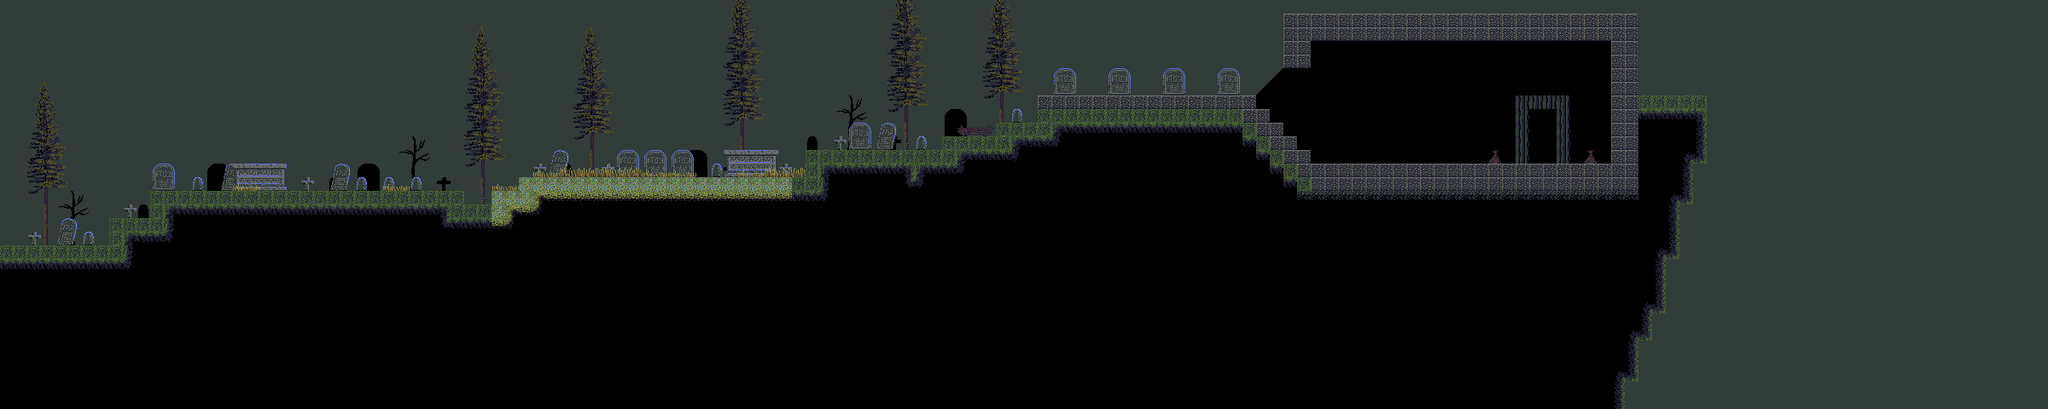

This game map was drawn from its Tiled (.tmx) file and the tilesets committed beside it. A one-line description and the trimmed map source follow:
An orthogonal 150x30 tile map with 16x16 px tiles, 4 tile layers (SilhouetteLayer, BackgroundLayer, GameLayer, ForegroundLayer) and 20 objects (18x enemySpawn, door, spawn).

<map version="1.0" orientation="orthogonal" renderorder="left-up" width="150" height="30" tilewidth="16" tileheight="16" backgroundcolor="#323c39" nextobjectid="54">
 <properties>
  <property name="background" value="Elminas_background.png" />
  <property name="backgroundHeight" value="0" />
  <property name="drainRate" value="6" />
  <property name="exitLeft" value="flowerspring_graveyard_01.tmx" />
  <property name="exitRight" value="null.tmx" />
  <property name="spawnLeft" value="playerSpawnRight" />
  <property name="spawnRight" value="playerSpawnLeft" />
 </properties>
 <tileset firstgid="1" name="Elminas_tileset" tilewidth="16" tileheight="16">
  <image source="../graphics/levels/Elminas_tileset.png" trans="ff00ff" width="512" height="512" />
  <terraintypes>
   <terrain name="grass" tile="-1" />
   <terrain name="theothergrass" tile="-1" />
   <terrain name="foliage" tile="-1" />
   <terrain name="folisilo" tile="-1" />
  </terraintypes>
  <tile id="1" terrain=",,,0" />
  <tile id="2" terrain=",,0," />
  <tile id="4" terrain=",,,1" />
  <tile id="5" terrain=",,1," />
  <tile id="18" terrain=",,,2" />
  <tile id="20" terrain=",,2," />
  <tile id="26" terrain=",,,3" />
  <tile id="28" terrain=",,3," />
  <tile id="32" terrain=",,0,0" />
  <tile id="33" terrain=",0,0,0" />
  <tile id="34" terrain="0,,0,0" />
  <tile id="35" terrain=",,1,1" />
  <tile id="36" terrain=",1,1,1" />
  <tile id="37" terrain="1,,1,1" />
  <tile id="49" terrain=",,2,2" />
  <tile id="50" terrain=",2,2,2" />
  <tile id="51" terrain="2,2,2,2" />
  <tile id="52" terrain="2,,2,2" />
  <tile id="57" terrain=",,3,3" />
  <tile id="58" terrain=",3,3,3" />
  <tile id="59" terrain="3,3,3,3" />
  <tile id="60" terrain="3,,3,3" />
  <tile id="64" terrain="0,0,," />
  <tile id="65" terrain="0,0,,0" />
  <tile id="66" terrain="0,0,0," />
  <tile id="67" terrain="1,1,," />
  <tile id="68" terrain="1,1,,1" />
  <tile id="69" terrain="1,1,1," />
  <tile id="82" terrain="2,2,,2" />
  <tile id="84" terrain="2,2,2," />
  <tile id="90" terrain="3,3,,3" />
  <tile id="92" terrain="3,3,3," />
  <tile id="97" terrain=",0,,0" />
  <tile id="98" terrain="0,,0," />
  <tile id="100" terrain=",1,,1" />
  <tile id="101" terrain="1,,1," />
  <tile id="114" terrain=",2,,2" />
  <tile id="116" terrain="2,,2," />
  <tile id="122" terrain=",3,,3" />
  <tile id="124" terrain="3,,3," />
  <tile id="129" terrain=",0,," />
  <tile id="130" terrain="0,,," />
  <tile id="132" terrain=",1,," />
  <tile id="133" terrain="1,,," />
  <tile id="145" terrain="2,2,," />
  <tile id="146" terrain=",2,," />
  <tile id="148" terrain="2,,," />
  <tile id="153" terrain="3,3,," />
  <tile id="154" terrain=",3,," />
  <tile id="156" terrain="3,,," />
  <tile id="160" terrain="0,0,0,0" />
  <tile id="163" terrain="1,1,1,1" />
 </tileset>
 <layer name="SilhouetteLayer" width="150" height="30">
  <data>[4500 cells, 275 non-empty, 20 distinct tile ids]</data>
 </layer>
 <layer name="BackgroundLayer" width="150" height="30">
  <data>[4500 cells, 285 non-empty, 48 distinct tile ids]</data>
 </layer>
 <layer name="GameLayer" width="150" height="30">
  <data>[4500 cells, 2287 non-empty, 24 distinct tile ids]</data>
 </layer>
 <layer name="ForegroundLayer" width="150" height="30">
  <data>[4500 cells, 23 non-empty, 5 distinct tile ids]</data>
 </layer>
 <objectgroup name="Triggers">
  <object id="53" name="door_01" type="door" x="1786.25" y="125.25" width="40.5" height="68.5">
   <properties>
    <property name="changeLevel" value="flowerspring_catacomb_01.tmx" />
    <property name="spawn" value="playerSpawnLeft" />
   </properties>
  </object>
 </objectgroup>
 <objectgroup name="Actors">
  <object id="30" name="enemySpawn_05" type="enemySpawn" x="1050" y="169.833">
   <properties>
    <property name="amount" value="1" />
    <property name="enemyType" value="eliteskeleton" />
   </properties>
   <ellipse />
  </object>
  <object id="31" name="enemySpawn_06" type="enemySpawn" x="1079.17" y="167.833">
   <properties>
    <property name="amount" value="1" />
    <property name="enemyType" value="eliteskeleton" />
   </properties>
   <ellipse />
  </object>
  <object id="32" name="enemySpawn_07" type="enemySpawn" x="1014.83" y="168.667">
   <properties>
    <property name="amount" value="1" />
    <property name="enemyType" value="eliteskeleton" />
   </properties>
   <ellipse />
  </object>
  <object id="33" name="enemySpawn_08" type="enemySpawn" x="1318" y="55">
   <properties>
    <property name="amount" value="1" />
    <property name="enemyType" value="ghost" />
   </properties>
   <ellipse />
  </object>
  <object id="34" name="enemySpawn_09" type="enemySpawn" x="854.667" y="137.667">
   <properties>
    <property name="amount" value="1" />
    <property name="enemyType" value="ghost" />
   </properties>
   <ellipse />
  </object>
  <object id="35" name="enemySpawn_10" type="enemySpawn" x="1033.67" y="104.667">
   <properties>
    <property name="amount" value="1" />
    <property name="enemyType" value="banshee" />
   </properties>
   <ellipse />
  </object>
  <object id="36" name="enemySpawn_11" type="enemySpawn" x="997" y="88.333">
   <properties>
    <property name="amount" value="1" />
    <property name="enemyType" value="banshee" />
   </properties>
   <ellipse />
  </object>
  <object id="37" name="enemySpawn_12" type="enemySpawn" x="584.666" y="183.5">
   <properties>
    <property name="amount" value="1" />
    <property name="enemyType" value="banshee" />
   </properties>
   <ellipse />
  </object>
  <object id="38" name="enemySpawn_13" type="enemySpawn" x="585.666" y="153.333">
   <properties>
    <property name="amount" value="1" />
    <property name="enemyType" value="banshee" />
   </properties>
   <ellipse />
  </object>
  <object id="39" name="enemySpawn_14" type="enemySpawn" x="694.667" y="198.666">
   <properties>
    <property name="amount" value="1" />
    <property name="enemyType" value="vampire" />
   </properties>
   <ellipse />
  </object>
  <object id="43" name="playerSpawnLeft" type="spawn" x="6" y="282.667">
   <ellipse />
  </object>
  <object id="45" name="enemySpawn_01" type="enemySpawn" x="1174" y="136.333">
   <properties>
    <property name="amount" value="1" />
    <property name="enemyType" value="vampire" />
   </properties>
   <ellipse />
  </object>
  <object id="46" name="enemySpawn_02" type="enemySpawn" x="1317.67" y="105.333">
   <properties>
    <property name="amount" value="1" />
    <property name="enemyType" value="werewolf" />
   </properties>
   <ellipse />
  </object>
  <object id="47" name="enemySpawn_03" type="enemySpawn" x="315.33" y="187.667">
   <properties>
    <property name="amount" value="1" />
    <property name="enemyType" value="werewolf" />
   </properties>
   <ellipse />
  </object>
  <object id="48" name="enemySpawn_04" type="enemySpawn" x="889" y="169">
   <properties>
    <property name="amount" value="1" />
    <property name="enemyType" value="werewolf" />
   </properties>
   <ellipse />
  </object>
  <object id="49" name="enemySpawn_15" type="enemySpawn" x="1419" y="105.333">
   <properties>
    <property name="amount" value="1" />
    <property name="enemyType" value="construct" />
   </properties>
   <ellipse />
  </object>
  <object id="50" name="enemySpawn_16" type="enemySpawn" x="774.666" y="199">
   <properties>
    <property name="amount" value="1" />
    <property name="enemyType" value="construct" />
   </properties>
   <ellipse />
  </object>
  <object id="51" name="enemySpawn_17" type="enemySpawn" x="471.666" y="215.333">
   <properties>
    <property name="amount" value="1" />
    <property name="enemyType" value="construct" />
   </properties>
   <ellipse />
  </object>
  <object id="52" name="enemySpawn_18" type="enemySpawn" x="690.667" y="70.666">
   <properties>
    <property name="amount" value="1" />
    <property name="enemyType" value="giantbat" />
   </properties>
   <ellipse />
  </object>
 </objectgroup>
</map>
